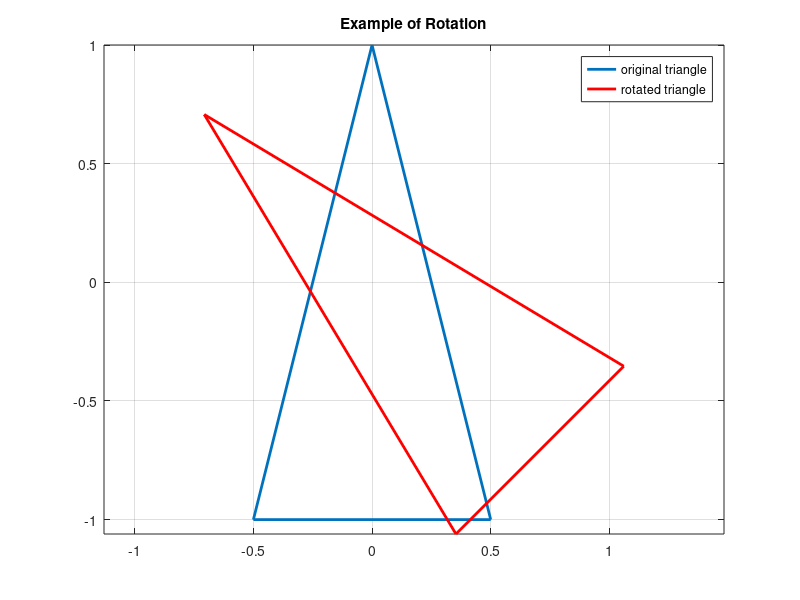

Write the MATLAB code that produced this figure.
clf                               % clear all settings for the plot
T =[-0.5,0,0.5,-0.5;-1,1,-1,-1];
plot(T(1,:),T(2,:),'linewidth',2)        % plot the triangle
hold on
Q = [cos(pi/4), -sin(pi/4); sin(pi/4), cos(pi/4)];
QT = Q*T;                                % rotate the triangle
plot(QT(1,:),QT(2,:),'-r','linewidth',2) % plot the rotated triangle
title('Example of Rotation')                     % add a title
legend('original triangle','rotated triangle')   % add a legend
grid on                                          % add a grid
axis equal                                       % set the axis equal
hold off

